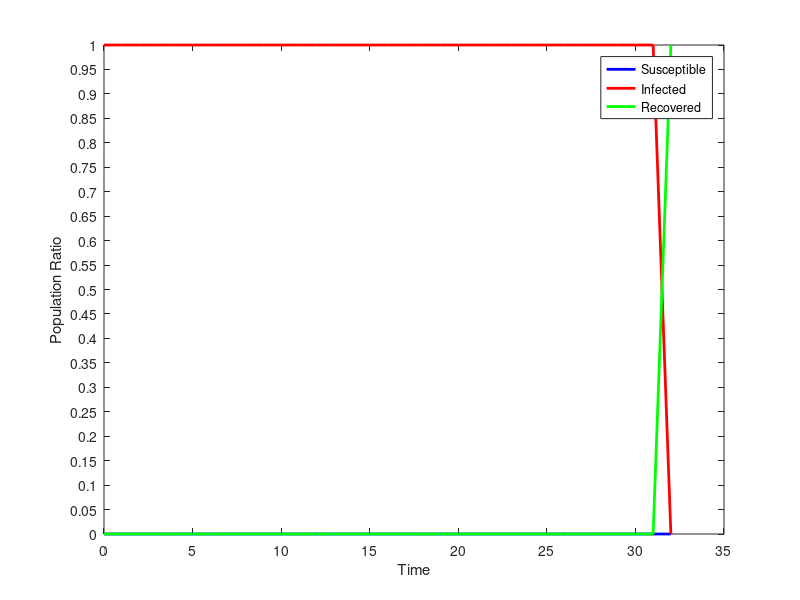

The MATLAB script that drew this image:
dynamics = [
0,1,0;
0,1,0;
0,1,0;
0,1,0;
0,1,0;
0,1,0;
0,1,0;
0,1,0;
0,1,0;
0,1,0;
0,1,0;
0,1,0;
0,1,0;
0,1,0;
0,1,0;
0,1,0;
0,1,0;
0,1,0;
0,1,0;
0,1,0;
0,1,0;
0,1,0;
0,1,0;
0,1,0;
0,1,0;
0,1,0;
0,1,0;
0,1,0;
0,1,0;
0,1,0;
0,1,0;
0,1,0;
0,0,1;
];
susceptible = dynamics (:, 1);
infected = dynamics (:, 2);
recovered = dynamics (:, 3);
totalPopulation = susceptible(1) + infected(1) + recovered(1);
susceptibleRatio = susceptible ./ totalPopulation;
infectedRatio = infected ./ totalPopulation;
recoveredRatio = recovered ./ totalPopulation;
steps = length (susceptible);
indices = 0 : steps - 1;
figure
plot (indices, susceptibleRatio.', 'color', 'blue', 'linewidth', 2);
hold on
plot (indices, infectedRatio.', 'color', 'red', 'linewidth', 2);
hold on
plot (indices, recoveredRatio.', 'color', 'green', 'linewidth', 2);
set(gca,'YTick',0:0.05:1.0);
xlabel ('Time');
ylabel ('Population Ratio');
legend('Susceptible','Infected', 'Recovered');
